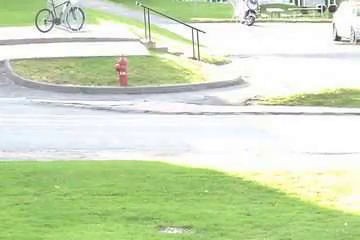
#> input picture frame 109 of 1.mp4, 360 x 240 px, given in place of highway.mp4, which was not available
$ python 'atelier_2_4(2).py'
#> lines starting #> are read from the running program, lines starting #| are printed output that depends on the picture; pictures that were not available may be replaced by others from this repository, and a replacement may not be noted
# -*- coding: utf-8 -*-
"""
Created on Sat May 25 18:54:33 2019

@author: Mohammed EL KHOU

La moyenne glissante (RunningAverage)
"""
import matplotlib
matplotlib.use('TkAgg')

import cv2
import numpy as np
#from matplotlib import pyplot as plt
import matplotlib.pyplot as plt

#  Lecture d’une vidéo capture avec le camera de laptop
#cap = cv2.VideoCapture(0)

# Lecture d’une vidéo enregistrer sur le disque dur
cap = cv2.VideoCapture('highway.mp4')

ret, current_background= cap.read()
#> current_background is the input picture: shape (240, 360, 3); mean B, G, R 187.7, 221.7, 207.1
previous_background = current_background

fig = plt.figure(1)

cpp = 0
while cap.isOpened():
    # lire le video image par image
    ret, frame = cap.read()
    if not ret:
        cap.release()
        cv2.destroyAllWindows()
        break

    cpp +=1
    a = float(1.00)/float(cpp)
    if a < 1.00/1000:   # temp d'apprentissage
        a= 1.00/1000

    # modify the data type
    # setting to 32-bit floating point
    f = np.float32(frame)
    p_b = np.float32(previous_background)

    # using the cv2.accumulateWeighted() function
    # that updates the running average
#    cv2.accumulateWeighted(f, averageValue, 0.02)

    averageValue = (1.00-a) * p_b  + a * f

    # converting the matrix elements to absolute values
    # and converting the result to 8-bit.
    current_background = cv2.convertScaleAbs(averageValue)

    frame_diff = cv2.absdiff(frame,current_background)
#> frame_diff: shape (240, 360, 3); every value is 0

#    affichier l'image dans une frame a chaque instance

    plt.subplot(2, 2, 1),  plt.imshow(frame)
    plt.title('Frame')
    plt.xticks([]),plt.yticks([])

    plt.subplot(2, 2, 2), plt.imshow(current_background)
    plt.title('Background')
#    plt.axis("off")
    plt.xticks([]),plt.yticks([])

    plt.subplot(2, 2, 3), plt.imshow(frame_diff)
    plt.title('Running Average')
#    plt.axis("off")
    plt.xticks([]),plt.yticks([])

    # redraw the canvas
    fig.canvas.draw()
    # convert canvas to image
    img = np.fromstring(fig.canvas.tostring_rgb(), dtype=np.uint8,sep='')
    img  = img.reshape(fig.canvas.get_width_height()[::-1] + (3, ))
    # img is rgb, convert to opencv's default bgr
    img = cv2.cvtColor(img,cv2.COLOR_RGB2BGR)
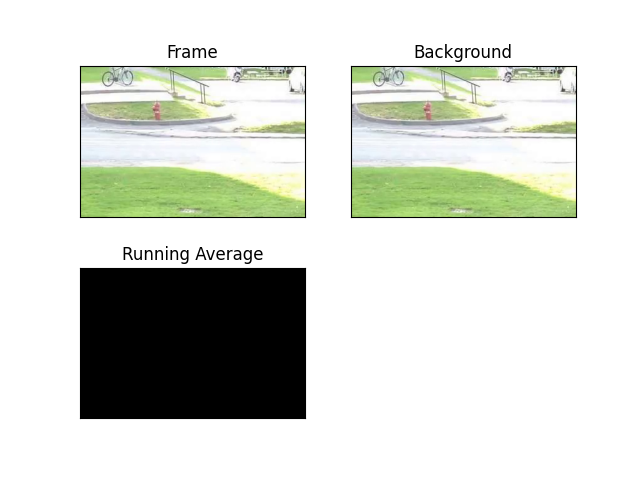
#> img: shape (480, 640, 3); mean R, G, B 213.8, 217, 209.5

#    img = cv2.resize(img, dsize=None, fx=2, fy=2)
#     display image with opencv or any operation you like
    cv2.imshow("plot",img)

#    fig.show()
#    plt.show()

    previous_background = current_background.copy()
    ret, current_background = cap.read()

    key = cv2.waitKey(10)
#> (key Esc is pressed here)
    if key == 27: # hadi hiyya Esc
        cap.release()
        cv2.destroyAllWindows()
#        fig.
        break

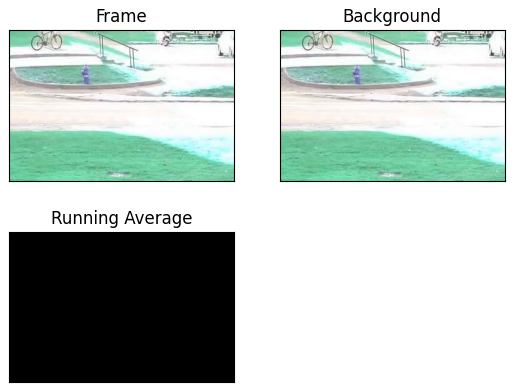
#> figure drawn by matplotlib, 3 panels; B, G, R data is drawn as R, G, B

$ run again, starting later in the video
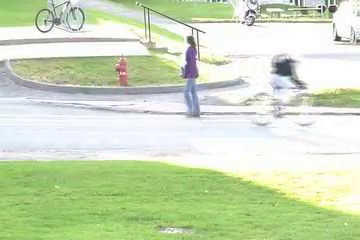
#> input picture frame 494 of 1.mp4, 360 x 240 px, given in place of highway.mp4, which was not available
#> current_background is the input picture: shape (240, 360, 3); mean B, G, R 186.7, 219.3, 204.8
#> frame_diff: shape (240, 360, 3); every value is 0
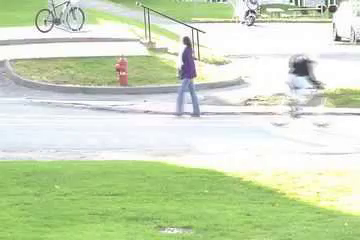
#> input picture frame 496 of 1.mp4, 360 x 240 px, given in place of highway.mp4, which was not available
#> current_background is the input picture: shape (240, 360, 3); mean B, G, R 186.9, 219.2, 204.8
#> ``:
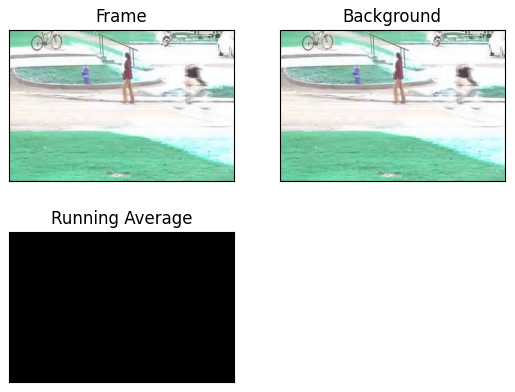
#> figure drawn by matplotlib, 3 panels; B, G, R data is drawn as R, G, B

$ run again, starting later in the video
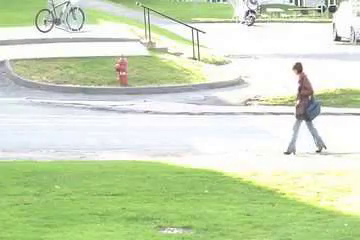
#> input picture frame 879 of 1.mp4, 360 x 240 px, given in place of highway.mp4, which was not available
#> current_background is the input picture: shape (240, 360, 3); mean B, G, R 186.2, 219.9, 205.5
#> frame_diff: shape (240, 360, 3); every value is 0
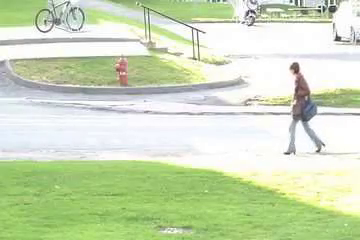
#> input picture frame 881 of 1.mp4, 360 x 240 px, given in place of highway.mp4, which was not available
#> current_background is the input picture: shape (240, 360, 3); mean B, G, R 186.2, 219.9, 205.5
#> ``:
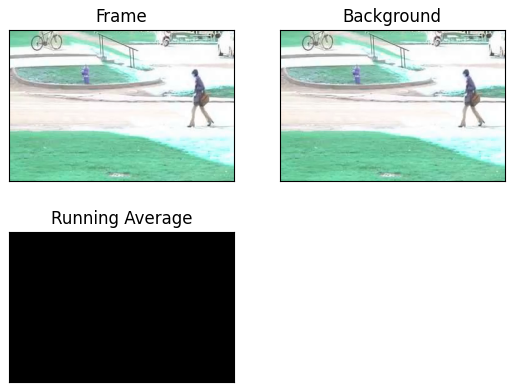
#> figure drawn by matplotlib, 3 panels; B, G, R data is drawn as R, G, B
